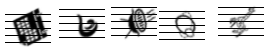
#> input picture captchas19/Churrasqueira.png, 265 x 53 px, found by its file name
$ python -i processing.py   (imports and definitions only)
#> lines starting #> are read from the running program, lines starting #| are printed output that depends on the picture
import cv2
import numpy as np

def remove_lines(image):
    gray = cv2.bitwise_not(image)
    # Remove horizontal
    v_image = gray.copy()
    vertical_kernel = cv2.getStructuringElement(cv2.MORPH_RECT, (1,2))
    v_image_eroded = cv2.erode(v_image, vertical_kernel)
    v_image_dilated = cv2.dilate(v_image_eroded, vertical_kernel)
    return v_image_dilated

def checkBlackCol(gray, col):
    for p in range(gray.shape[0]):
        if gray[p][col] > 50:
            return False
    return True

def checkBlackRow(gray, row):
    for p in range(gray.shape[1]):
        if gray[row][p] > 50:
            return False
    return True

def extract_basic_image(path):
    image = cv2.imread(path, 0)
    elements = remove_lines(image)
    return elements

def processImage(filename):
#> called with filename = 'captchas19/Churrasqueira.png'
	img = cv2.imread('BBB20/captchas/' + filename, 0)
#> img is the input picture: shape (53, 265); min 0, max 255, mean 213.7

	imgBorder = cv2.copyMakeBorder(img, 8, 8, 8, 8, cv2.BORDER_REPLICATE)
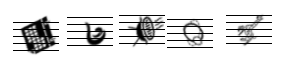
#> imgBorder: shape (69, 281); min 0, max 255, mean 225.1

	cv2.imwrite('BBB20/processedCaptchas/' + filename, imgBorder)

def findInCaptcha(filename):
	processImage(filename)
	elementFile = 'BBB20/elementsCaptcha/' + filename
	captchaFile = 'BBB20/processedCaptchas/' + filename

	template = cv2.imread(elementFile,0)
	img = cv2.imread(captchaFile,0)
	# print(template)

	if template is None:
		cv2.imwrite('BBB20/elementsCaptcha/' + filename, img)

		return []
	else:
		# TODO: find out if we should just load the image from the dataset or not
		# remove the lines to make the detection easier
		template = extract_basic_image(elementFile)
#> in remove_lines, `gray = cv2.bitwise_not(image)`:
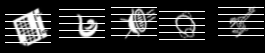
#> gray: shape (53, 265); min 0, max 255, mean 41.3
#> in remove_lines, `v_image_eroded = cv2.erode(v_image, vertical_kernel)`:
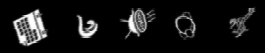
#> v_image_eroded: shape (53, 265); min 0, max 255, mean 21.2
#> in remove_lines, `v_image_dilated = cv2.dilate(v_image_eroded, vertical_kernel)`:
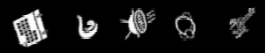
#> v_image_dilated: shape (53, 265); min 0, max 255, mean 24.3
		img = extract_basic_image(captchaFile)
#> in remove_lines (call 2), `gray = cv2.bitwise_not(image)`:
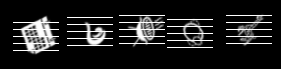
#> gray: shape (69, 281); min 0, max 255, mean 29.9
#> in remove_lines (call 2), `v_image_eroded = cv2.erode(v_image, vertical_kernel)`:
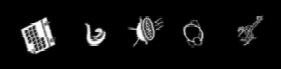
#> v_image_eroded: shape (69, 281); min 0, max 255, mean 15.3
#> in remove_lines (call 2), `v_image_dilated = cv2.dilate(v_image_eroded, vertical_kernel)`:
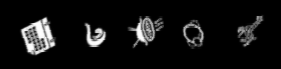
#> v_image_dilated: shape (69, 281); min 0, max 255, mean 17.6

		w, h = template.shape[::-1]
#> w = 265; h = 53

		res = cv2.matchTemplate(img,template,cv2.TM_SQDIFF_NORMED)

		min_val, max_val, min_loc, max_loc = cv2.minMaxLoc(res)
#> min_val = 7.1e-08; max_val = 1; min_loc = (8, 8); max_loc = (0, 0)
		top_left = min_loc
#> top_left = (8, 8)

		bottom_right = (top_left[0] + w, top_left[1] + h)
#> bottom_right = (273, 61)
		cv2.rectangle(img,top_left, bottom_right, 0, 2)

		# print("salvando")
		found = img[top_left[1]:top_left[1]+h, top_left[0]:top_left[0]+w]
		cv2.imwrite('BBB20/matchCaptcha/' + filename, found)

		return [top_left[0] + w/2, top_left[1] + h/2]

>>> result = findInCaptcha('captchas19/Churrasqueira.png')
#> result = [140.5, 34.5]

$ run again, on captchas19/Elefante.png
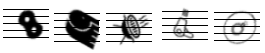
#> input picture captchas19/Elefante.png, 265 x 53 px, found by its file name
#> in processImage, img is the input picture: shape (53, 265); min 0, max 255, mean 207.2
#> in processImage, `imgBorder = cv2.copyMakeBorder(img, 8, 8, 8, 8, cv2.BORDER_REPLICATE)`:
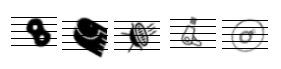
#> imgBorder: shape (69, 281); min 0, max 255, mean 220.4
#> gray: shape (69, 281)
#> v_image_eroded: shape (69, 281)
#> in remove_lines (call 2), `v_image_dilated = cv2.dilate(v_image_eroded, vertical_kernel)`:
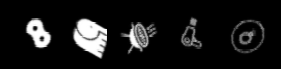
#> v_image_dilated: shape (69, 281); min 0, max 255, mean 23.2
#> min_val = 2.96e-07; max_val = 1; min_loc = (8, 8); max_loc = (15, 0)
#> top_left = (8, 8)
#> bottom_right = (273, 61)
#> result = [140.5, 34.5]

$ run again, on captchas19/baleia.png
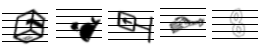
#> input picture captchas19/baleia.png, 265 x 53 px, found by its file name
#> in processImage, img is the input picture: shape (53, 265); min 0, max 255, mean 217.8
#> gray: shape (69, 281)
#> v_image_eroded: shape (69, 281)
#> in remove_lines (call 2), `v_image_dilated = cv2.dilate(v_image_eroded, vertical_kernel)`:
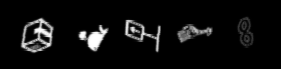
#> v_image_dilated: shape (69, 281); min 0, max 255, mean 14.1
#> min_val = 2.75e-07; max_val = 1; min_loc = (8, 8); max_loc = (0, 0)
#> top_left = (8, 8)
#> bottom_right = (273, 61)
#> result = [140.5, 34.5]
